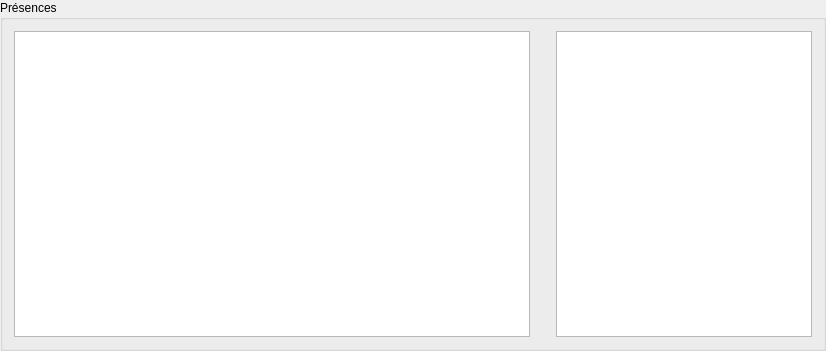
<?xml version="1.0" encoding="UTF-8"?>
<ui version="4.0">
 <class>GroupBox</class>
 <widget class="QGroupBox" name="GroupBox">
  <property name="geometry">
   <rect>
    <x>0</x>
    <y>0</y>
    <width>826</width>
    <height>351</height>
   </rect>
  </property>
  <property name="windowTitle">
   <string>GroupBox</string>
  </property>
  <property name="title">
   <string>Présences</string>
  </property>
  <layout class="QGridLayout" name="gridLayout_2">
   <item row="0" column="0">
    <layout class="QGridLayout" name="gridLayout">
     <item row="0" column="0">
      <widget class="QListView" name="listView_2"/>
     </item>
     <item row="0" column="2" alignment="Qt::AlignRight">
      <widget class="QListView" name="listView"/>
     </item>
     <item row="0" column="1">
      <spacer name="verticalSpacer">
       <property name="orientation">
        <enum>Qt::Vertical</enum>
       </property>
       <property name="sizeHint" stdset="0">
        <size>
         <width>20</width>
         <height>40</height>
        </size>
       </property>
      </spacer>
     </item>
    </layout>
   </item>
  </layout>
 </widget>
 <resources/>
 <connections/>
</ui>
